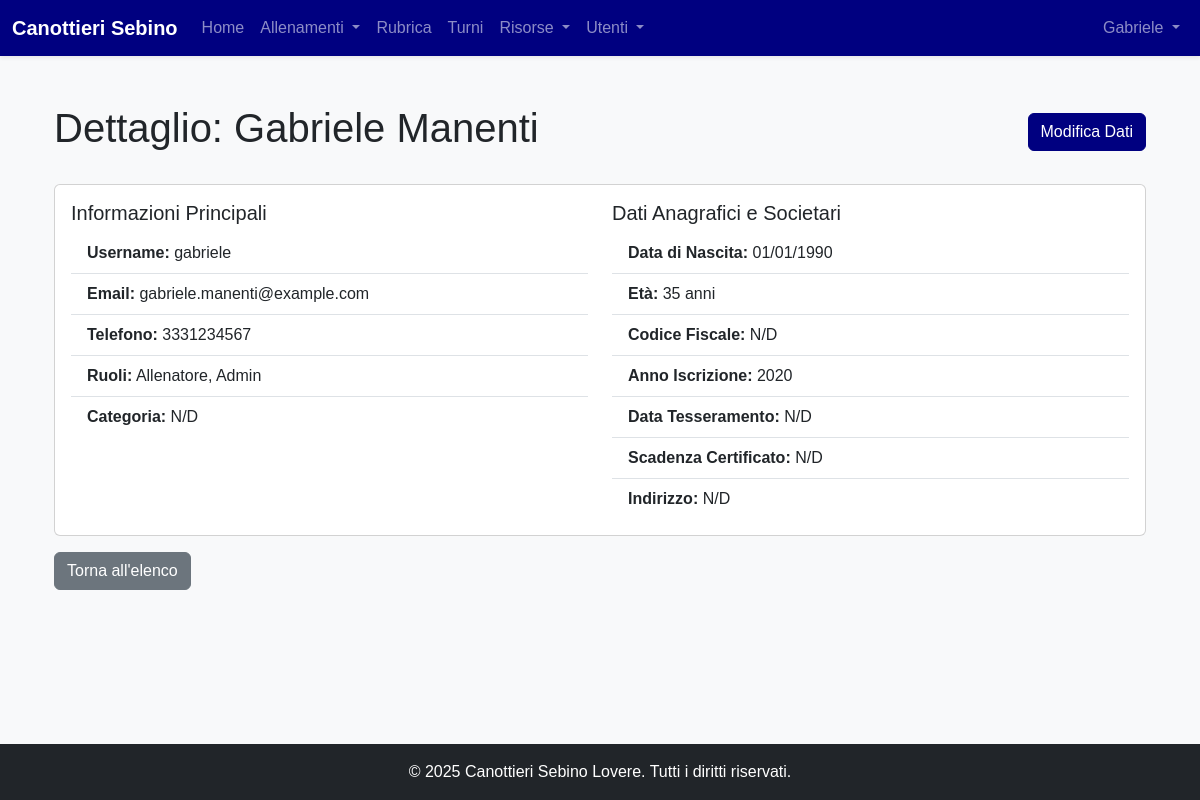
Before: /admin/users/1 (signed in) with the older database file.
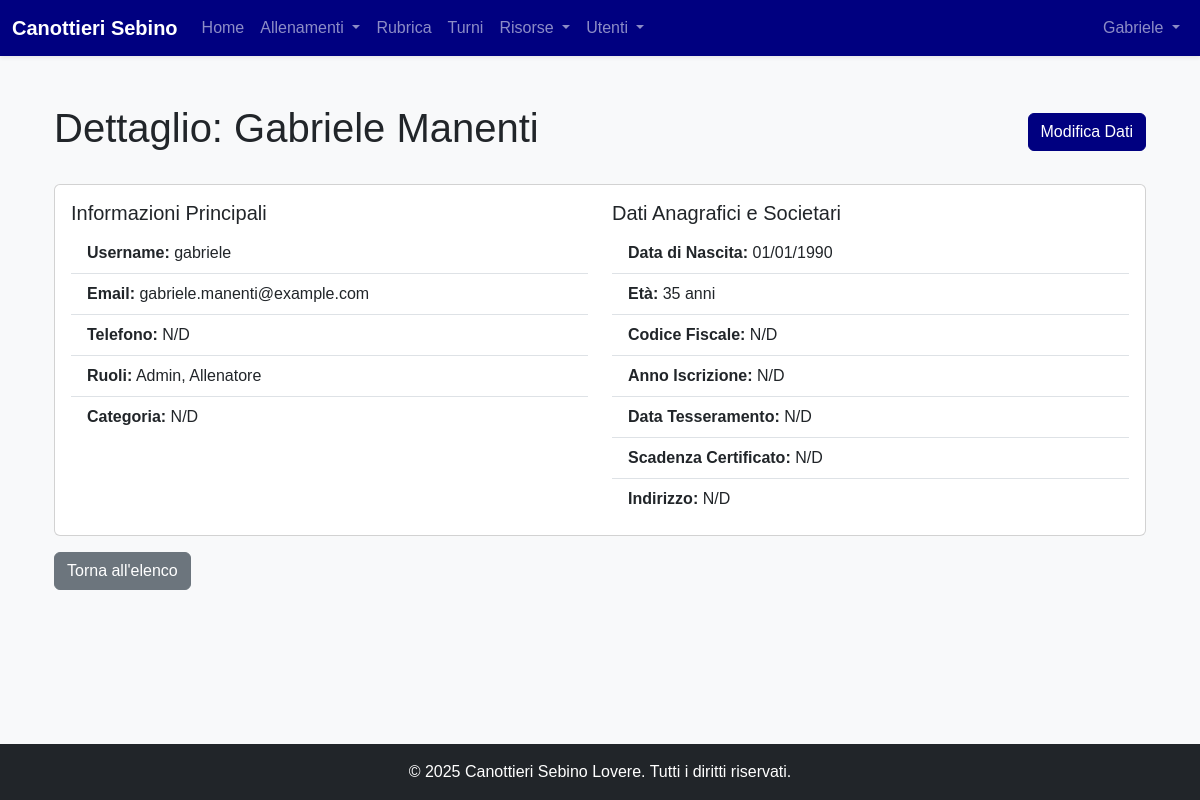
After: the same page with the newer database file.
### models.py (models this page shows, shortened)
class User(Base):
    __tablename__ = "users"
    id = Column(Integer, primary_key=True, index=True)
    username = Column(String, unique=True, index=True, nullable=False)
    hashed_password = Column(String, nullable=False)
    first_name = Column(String, nullable=False)
    last_name = Column(String, nullable=False)
    email = Column(String, unique=True, index=True)
    phone_number = Column(String)
    date_of_birth = Column(Date)
    tax_code = Column(String, unique=True)
    enrollment_year = Column(Integer)
    membership_date = Column(Date)
    certificate_expiration = Column(Date)
    address = Column(String)
    manual_category = Column(String, nullable=True)
    roles = relationship("Role", secondary=user_roles, back_populates="users")
    tags = relationship("Tag", secondary=user_tags, back_populates="users")
    barche_assegnate = relationship("Barca", secondary=barca_atleti_association, back_populates="atleti_assegnati")
    schede_pesi = relationship("SchedaPesi", back_populates="atleta")
    turni = relationship("Turno", back_populates="user")

class Role(Base):
    __tablename__ = "roles"
    id = Column(Integer, primary_key=True, index=True)
    name = Column(String, unique=True, index=True, nullable=False)
    users = relationship("User", secondary=user_roles, back_populates="roles")

### routers/admin.py (the view)
@router.get("/users/{user_id}", response_class=HTMLResponse)
async def admin_view_user(user_id: int, request: Request, db: Session = Depends(get_db),
                          admin_user: models.User = Depends(get_current_admin_user)):
    user = db.query(models.User).filter(models.User.id == user_id).first()
    if not user: raise HTTPException(status_code=404, detail="Utente non trovato")
    return templates.TemplateResponse("admin_user_detail.html",
                                      {"request": request, "user": user, "current_user": admin_user})

### templates/admin_user_detail.html (shortened to what this page needs)
{% extends "base.html" %}
{% block content %}
<div class="container mt-4">
    <div class="d-flex justify-content-between align-items-center mb-4">
        <h1>Dettaglio: {{ user.first_name }} {{ user.last_name }}</h1>
        <a href="{{ url_for('admin_edit_user_form', user_id=user.id) }}" class="btn btn-primary">Modifica Dati</a>
    </div>
    <div class="card">
        <div class="card-body">
            <div class="row">
                <div class="col-md-6">
                    <h5>Informazioni Principali</h5>
                    <ul class="list-group list-group-flush">
                        <li class="list-group-item"><strong>Username:</strong> {{ user.username }}</li>
                        <li class="list-group-item"><strong>Email:</strong> {{ user.email or 'N/D' }}</li>
                        <li class="list-group-item"><strong>Telefono:</strong> {{ user.phone_number or 'N/D' }}</li>
                        <li class="list-group-item"><strong>Ruoli:</strong> {{ user.roles | map(attribute='name') | map('title') | join(', ') }}</li>
                        <li class="list-group-item"><strong>Categoria:</strong> {{ user.category }}</li>
                    </ul>
                </div>
                <div class="col-md-6">
                    <h5>Dati Anagrafici e Societari</h5>
                    <ul class="list-group list-group-flush">
                        <li class="list-group-item"><strong>Data di Nascita:</strong> {{ user.date_of_birth.strftime('%d/%m/%Y') if user.date_of_birth else 'N/D' }}</li>
                        <li class="list-group-item"><strong>Età:</strong> {{ user.age or 'N/D' }} anni</li>
                        <li class="list-group-item"><strong>Codice Fiscale:</strong> {{ user.tax_code or 'N/D' }}</li>
                        <li class="list-group-item"><strong>Anno Iscrizione:</strong> {{ user.enrollment_year or 'N/D' }}</li>
                        <li class="list-group-item"><strong>Data Tesseramento:</strong> {{ user.membership_date.strftime('%d/%m/%Y') if user.membership_date else 'N/D' }}</li>
                        <li class="list-group-item"><strong>Scadenza Certificato:</strong> {{ user.certificate_expiration.strftime('%d/%m/%Y') if user.certificate_expiration else 'N/D' }}</li>
                        <li class="list-group-item"><strong>Indirizzo:</strong> {{ user.address or 'N/D' }}</li>
                    </ul>
                </div>
            </div>
        </div>
    </div>
    <a href="{{ url_for('admin_users_list') }}" class="btn btn-secondary mt-3">Torna all'elenco</a>
</div>
{% endblock %}

### templates/base.html (shortened to what this page needs)
<!doctype html>
<html lang="it" class="h-100">
<head>
    <link href="https://cdn.jsdelivr.net/npm/bootstrap@5.3.3/dist/css/bootstrap.min.css" rel="stylesheet" xintegrity="sha384-QWTKZyjpPEjISv5WaRU9OFeRpok6YctnYmDr5pNlyT2bRjXh0JMhjY6hW+ALEwIH">
    <link rel="stylesheet" href="{{ url_for('static', path='/style.css') }}">
</head>
<body class="d-flex flex-column h-100 bg-light">
<nav class="navbar navbar-expand-lg navbar-dark bg-primary shadow-sm">
    <div class="container-fluid">
        <a class="navbar-brand fw-bold" href="/dashboard">
            Canottieri Sebino
        </a>
        <div class="collapse navbar-collapse" id="navbarNav">
            {% if current_user %}
            <ul class="navbar-nav me-auto mb-2 mb-lg-0">
                <li class="nav-item">
                    <a class="nav-link" href="/dashboard">Home</a>
                </li>
                <li class="nav-item dropdown">
                    <a class="nav-link dropdown-toggle" href="#" id="allenamentiDropdown" role="button" data-bs-toggle="dropdown" aria-expanded="false">
                        Allenamenti
                    </a>
                </li>
                <li class="nav-item">
                    <a class="nav-link" href="/rubrica">Rubrica</a>
                </li>
                {% if current_user.is_admin %}
                <li class="nav-item">
                    <a class="nav-link" href="/turni">Turni</a>
                </li>
                {% endif %}
                <li class="nav-item dropdown">
                    <a class="nav-link dropdown-toggle" href="#" id="risorseDropdown" role="button" data-bs-toggle="dropdown" aria-expanded="false">
                        Risorse
                    </a>
                </li>
                {% if current_user.is_admin %}
                <li class="nav-item dropdown">
                    <a class="nav-link dropdown-toggle" href="#" id="adminMenu" role="button" data-bs-toggle="dropdown" aria-expanded="false">
                        Utenti
                    </a>
                </li>
                {% endif %}
            </ul>
            {% endif %}
            <ul class="navbar-nav ms-auto">
                {% if current_user %}
                    <li class="nav-item dropdown">
                        <a class="nav-link dropdown-toggle" href="#" id="navbarUserDropdown" role="button" data-bs-toggle="dropdown" aria-expanded="false">
                            {{ current_user.first_name or current_user.username }}
                        </a>
                    </li>
                {% else %}
                    <li class="nav-item">
                        <a class="nav-link" href="/login">Login</a>
                    </li>
                {% endif %}
            </ul>
        </div>
    </div>
</nav>
<main class="container my-4 flex-grow-1">
    {% block content %}{% endblock %}
</main>
<footer class="text-center text-white py-3 mt-auto bg-dark">
    <div class="container">
        <p class="mb-0">&copy; 2025 Canottieri Sebino Lovere. Tutti i diritti riservati.</p>
    </div>
</footer>
</body>
</html>

Changed rows visible on the page:
changed User "Gabriele": phone_number "3331234567" → "N/D"; enrollment_year "2020" → "N/D"
Other visible differences:
{{ user.roles | map(attribute='name') | map('title') | join(', ') }}: "Allenatore, Admin" → "Admin, Allenatore"
